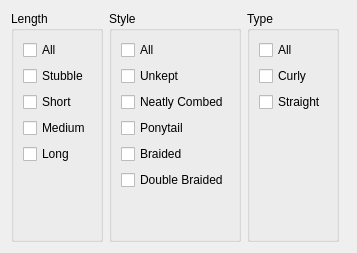
       <widget class="QWidget" name="moustacheB">
        <layout class="QHBoxLayout" name="horizontalLayout_44">
         <item>
          <widget class="QGroupBox" name="groupBox_113">
           <property name="title">
            <string>Length</string>
           </property>
           <layout class="QVBoxLayout" name="verticalLayout_108">
            <item>
             <widget class="QCheckBox" name="checkBox_526">
              <property name="text">
               <string>All</string>
              </property>
             </widget>
            </item>
            <item>
             <widget class="QCheckBox" name="checkBox_527">
              <property name="text">
               <string>Stubble</string>
              </property>
             </widget>
            </item>
            <item>
             <widget class="QCheckBox" name="checkBox_528">
              <property name="text">
               <string>Short</string>
              </property>
             </widget>
            </item>
            <item>
             <widget class="QCheckBox" name="checkBox_529">
              <property name="text">
               <string>Medium</string>
              </property>
             </widget>
            </item>
            <item>
             <widget class="QCheckBox" name="checkBox_530">
              <property name="text">
               <string>Long</string>
              </property>
             </widget>
            </item>
            <item>
             <spacer name="verticalSpacer_107">
              <property name="orientation">
               <enum>Qt::Vertical</enum>
              </property>
              <property name="sizeHint" stdset="0">
               <size>
                <width>20</width>
                <height>40</height>
               </size>
              </property>
             </spacer>
            </item>
           </layout>
          </widget>
         </item>
         <item>
          <widget class="QGroupBox" name="groupBox_114">
           <property name="title">
            <string>Style</string>
           </property>
           <layout class="QVBoxLayout" name="verticalLayout_109">
            <item>
             <widget class="QCheckBox" name="checkBox_531">
              <property name="text">
               <string>All</string>
              </property>
             </widget>
            </item>
            <item>
             <widget class="QCheckBox" name="checkBox_532">
              <property name="text">
               <string>Unkept</string>
              </property>
             </widget>
            </item>
            <item>
             <widget class="QCheckBox" name="checkBox_533">
              <property name="text">
               <string>Neatly Combed</string>
              </property>
             </widget>
            </item>
            <item>
             <widget class="QCheckBox" name="checkBox_534">
              <property name="text">
               <string>Ponytail</string>
              </property>
             </widget>
            </item>
            <item>
             <widget class="QCheckBox" name="checkBox_535">
              <property name="text">
               <string>Braided</string>
              </property>
             </widget>
            </item>
            <item>
             <widget class="QCheckBox" name="checkBox_536">
              <property name="text">
               <string>Double Braided</string>
              </property>
             </widget>
            </item>
            <item>
             <spacer name="verticalSpacer_108">
              <property name="orientation">
               <enum>Qt::Vertical</enum>
              </property>
              <property name="sizeHint" stdset="0">
               <size>
                <width>20</width>
                <height>40</height>
               </size>
              </property>
             </spacer>
            </item>
           </layout>
          </widget>
         </item>
         <item>
          <widget class="QGroupBox" name="groupBox_115">
           <property name="title">
            <string>Type</string>
           </property>
           <layout class="QVBoxLayout" name="verticalLayout_110">
            <item>
             <widget class="QCheckBox" name="checkBox_537">
              <property name="text">
               <string>All</string>
              </property>
             </widget>
            </item>
            <item>
             <widget class="QCheckBox" name="checkBox_538">
              <property name="text">
               <string>Curly</string>
              </property>
             </widget>
            </item>
            <item>
             <widget class="QCheckBox" name="checkBox_539">
              <property name="text">
               <string>Straight</string>
              </property>
             </widget>
            </item>
            <item>
             <spacer name="verticalSpacer_109">
              <property name="orientation">
               <enum>Qt::Vertical</enum>
              </property>
              <property name="sizeHint" stdset="0">
               <size>
                <width>20</width>
                <height>40</height>
               </size>
              </property>
             </spacer>
            </item>
           </layout>
          </widget>
         </item>
         <item>
          <spacer name="horizontalSpacer_47">
           <property name="orientation">
            <enum>Qt::Horizontal</enum>
           </property>
           <property name="sizeHint" stdset="0">
            <size>
             <width>7</width>
             <height>20</height>
            </size>
           </property>
          </spacer>
         </item>
        </layout>
       </widget>
